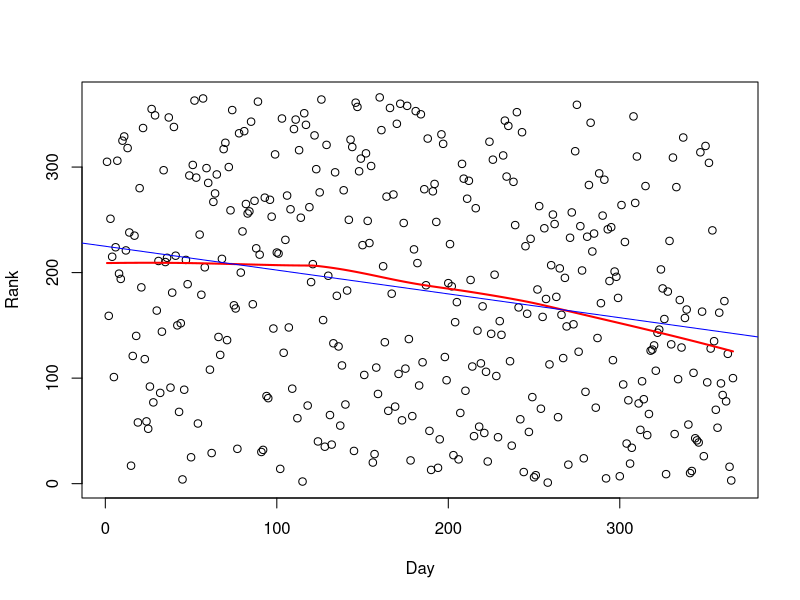
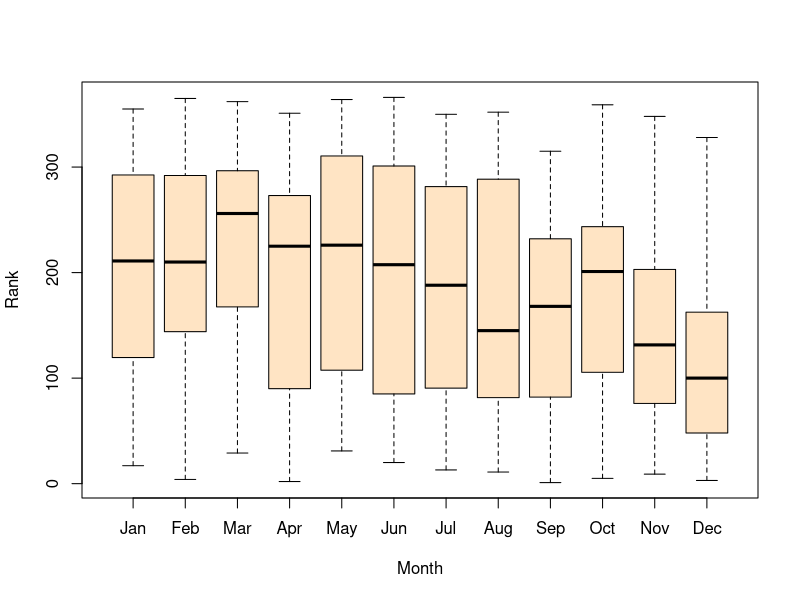

Recreate these plots in R, in order.
library(vcdExtra)


### Name: Draft1970
### Title: USA 1970 Draft Lottery Data
### Aliases: Draft1970
### Keywords: datasets

### ** Examples

data(Draft1970)
# scatterplot
plot(Rank ~ Day, data=Draft1970)
with(Draft1970, lines(lowess(Day, Rank), col="red", lwd=2))
abline(lm(Rank ~ Day, data=Draft1970), col="blue")
 
# boxplots
plot(Rank ~ Month, data=Draft1970, col="bisque")

lm(Rank ~ Month, data=Draft1970)
anova(lm(Rank ~ Month, data=Draft1970))

# make the table version
Draft1970$Risk <- cut(Draft1970$Rank, breaks=3, labels=c("High", "Med", "Low"))
with(Draft1970, table(Month, Risk))
